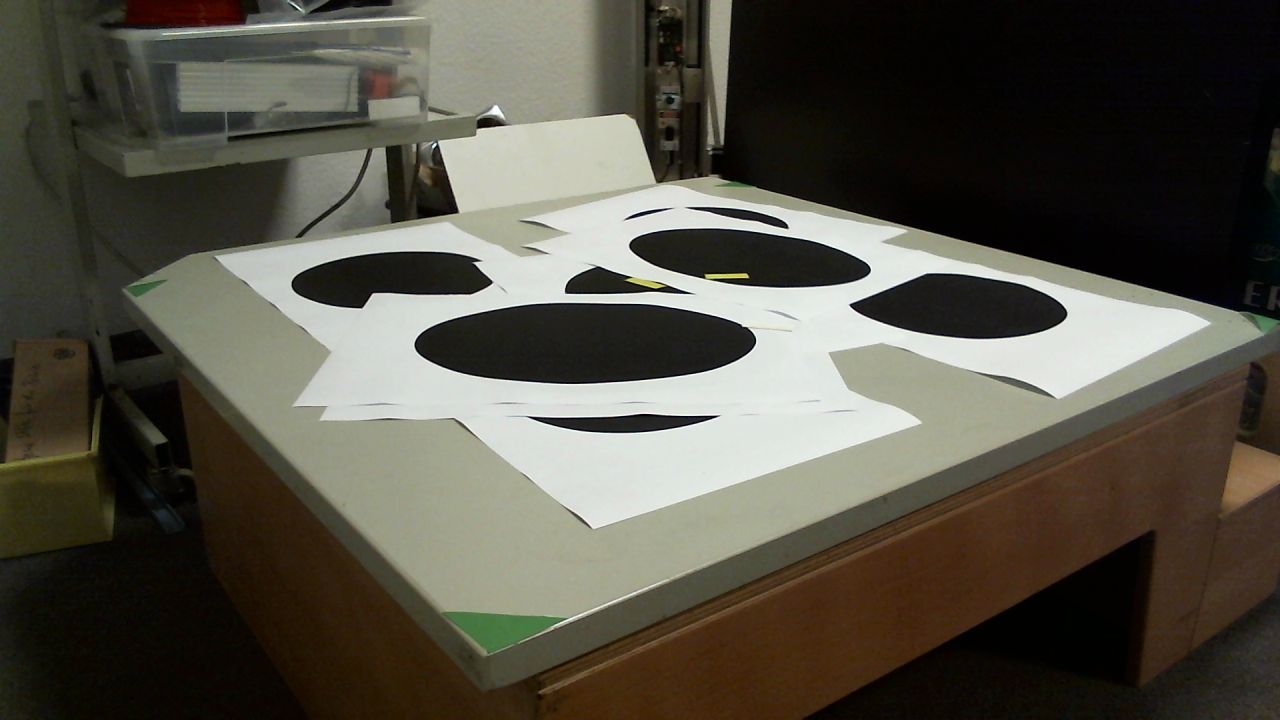
#> input picture dustbin/testlaser9.png, 1280 x 720 px
$ python ctest.py
#> lines starting #> are read from the running program, lines starting #| are printed output that depends on the picture
import cv2
import cv2.cv as cv
import numpy

baseImg = cv2.imread("testlaser9.png")
#> baseImg is the input picture: shape (720, 1280, 3); mean B, G, R 70, 81.1, 84.3

sourceMatrix = numpy.float32([[705,160],[183,276],[618,631],[1225,305]])
pts2 = [[720,0], [720,720], [0,720], [0,0]]

#Map the edges counterclockwise, starting with the upper right corner
normalizedSource = []
normalizedSource.append(sourceMatrix[sourceMatrix.argmax(axis=0)][0]) #Rightmost edge -> Upper right corner
normalizedSource.append(sourceMatrix[sourceMatrix.argmax(axis=0)][1]) #Lowest edge -> Lower right corner
normalizedSource.append(sourceMatrix[sourceMatrix.argmin(axis=0)][0]) #Leftmost edge -> Lower left corner
normalizedSource.append(sourceMatrix[sourceMatrix.argmin(axis=0)][1]) #Highest edge -> Upper left corner

print(normalizedSource)
transformationMatrix = cv2.getPerspectiveTransform(numpy.float32(normalizedSource), numpy.float32(pts2))
dst = cv2.warpPerspective(baseImg, transformationMatrix , (720,720), flags=cv2.INTER_NEAREST)
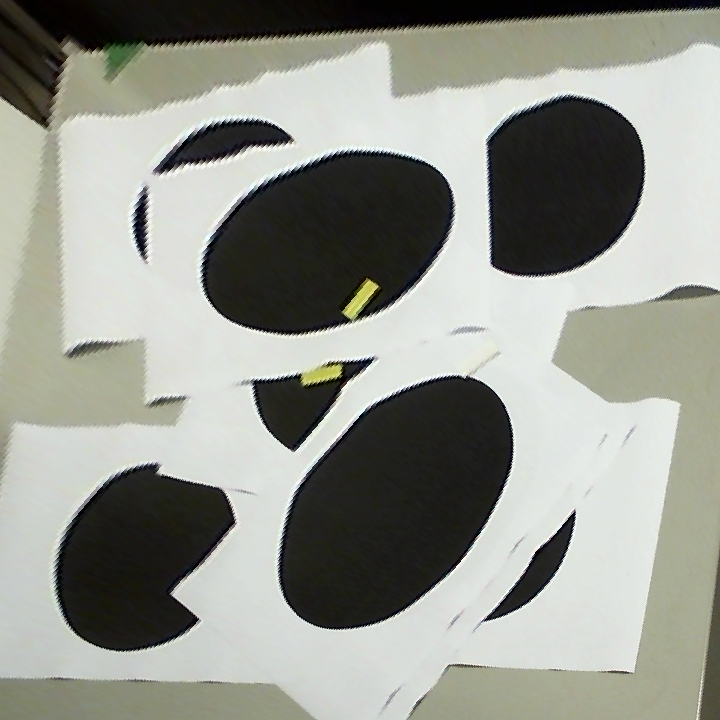
#> dst: shape (720, 720, 3); mean B, G, R 141.2, 149.6, 147.4

cv2.imshow("Mask", dst)
cv2.waitKey(0)

$ run again, with dustbin/testlaser10.png copied over dustbin/testlaser9.png
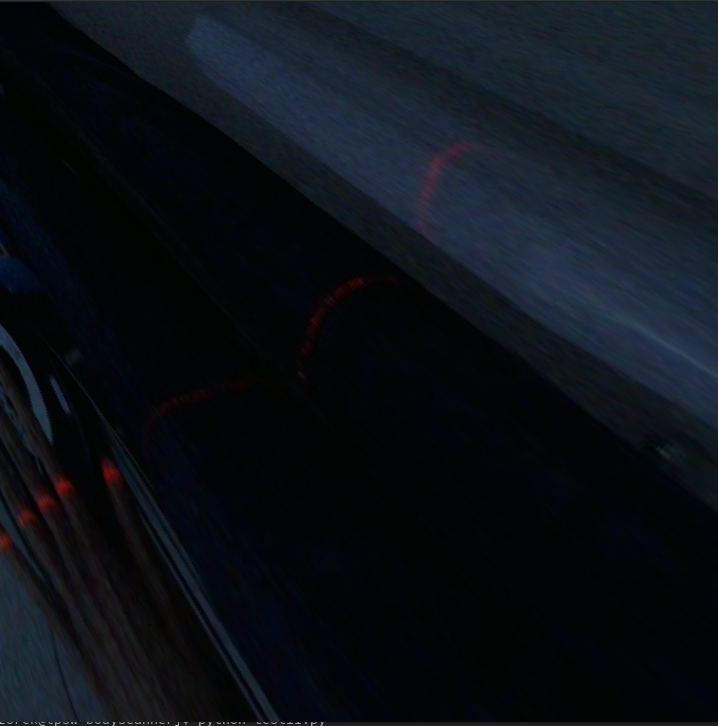
#> input picture dustbin/testlaser10.png, 718 x 726 px
#> baseImg is the input picture: shape (726, 718, 3); mean B, G, R 23.1, 16.6, 12.4
#> `dst = cv2.warpPerspective(baseImg, transformationMatrix , (720,720), f..`:
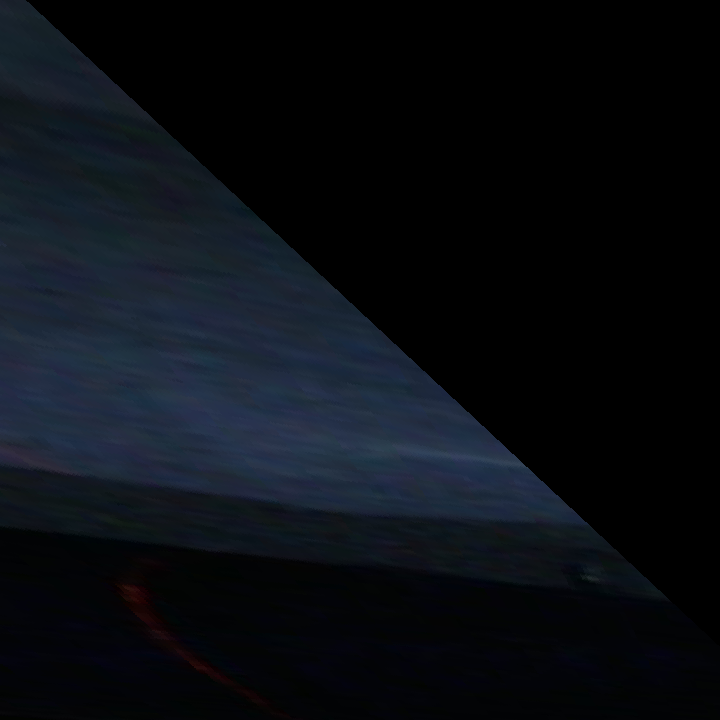
#> dst: shape (720, 720, 3); mean B, G, R 19.2, 13.7, 10

$ run again, with dustbin/testlaser11.png copied over dustbin/testlaser9.png
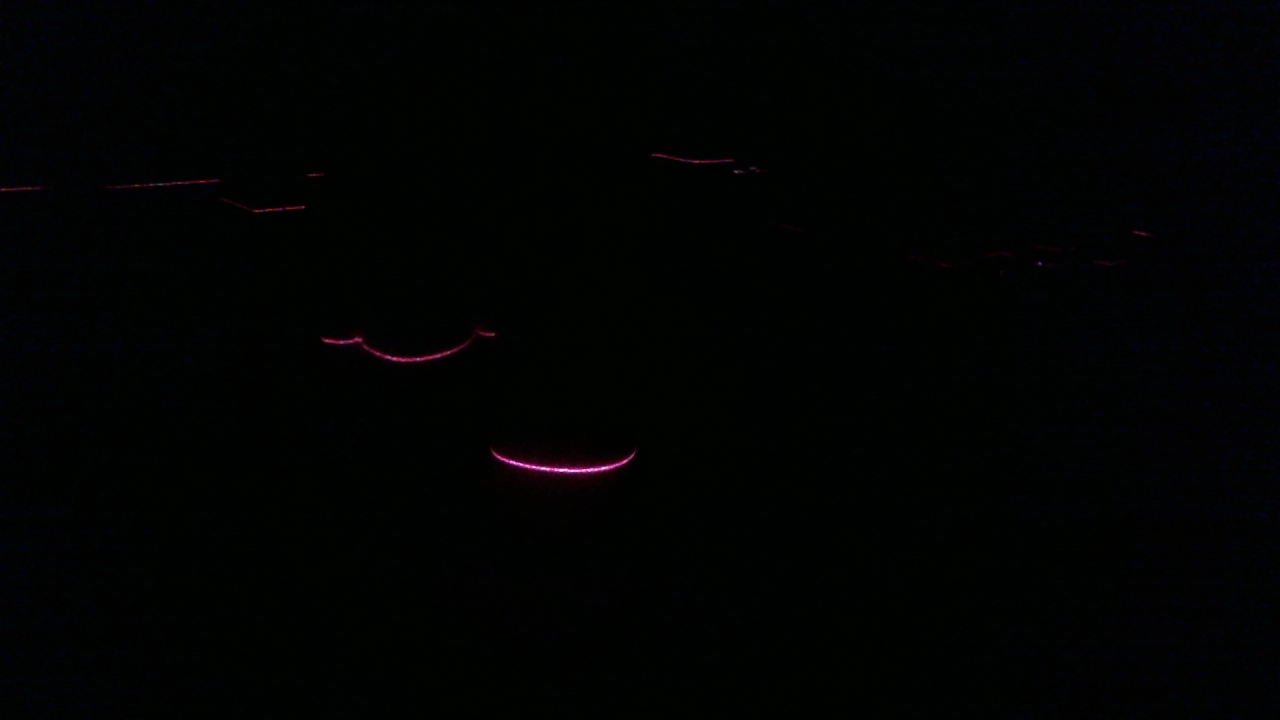
#> input picture dustbin/testlaser11.png, 1280 x 720 px
#> baseImg is the input picture: shape (720, 1280, 3); mean B, G, R 1.7, 2.4, 1
#> `dst = cv2.warpPerspective(baseImg, transformationMatrix , (720,720), f..`:
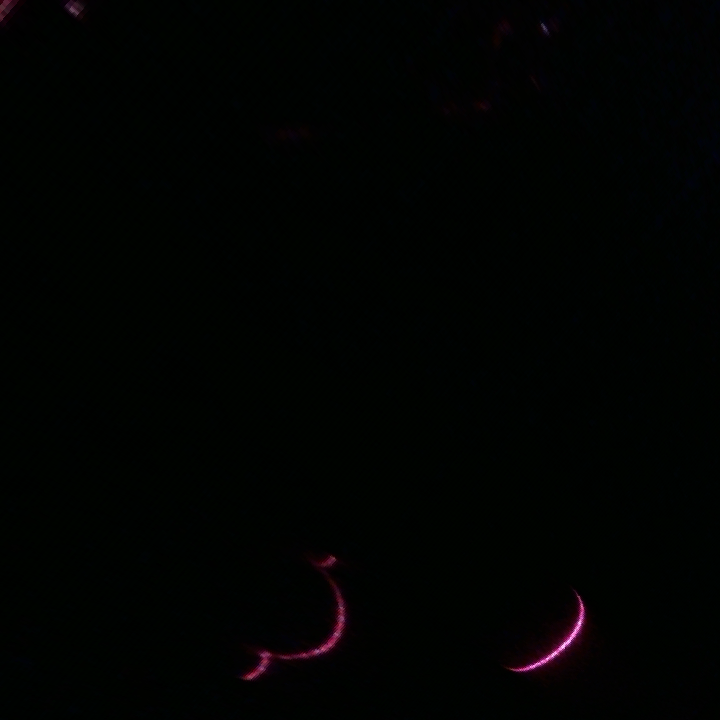
#> dst: shape (720, 720, 3); mean B, G, R 1.2, 2.5, 1.1

$ run again, with dustbin/testlaser2.png copied over dustbin/testlaser9.png
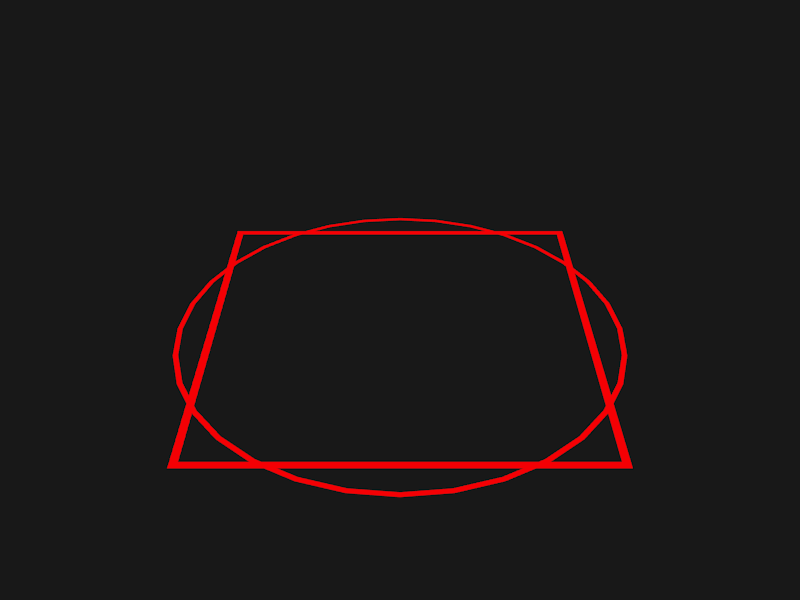
#> input picture dustbin/testlaser2.png, 800 x 600 px
#> baseImg is the input picture: shape (600, 800, 3); mean B, G, R 23.5, 23.4, 29.6
#> `dst = cv2.warpPerspective(baseImg, transformationMatrix , (720,720), f..`:
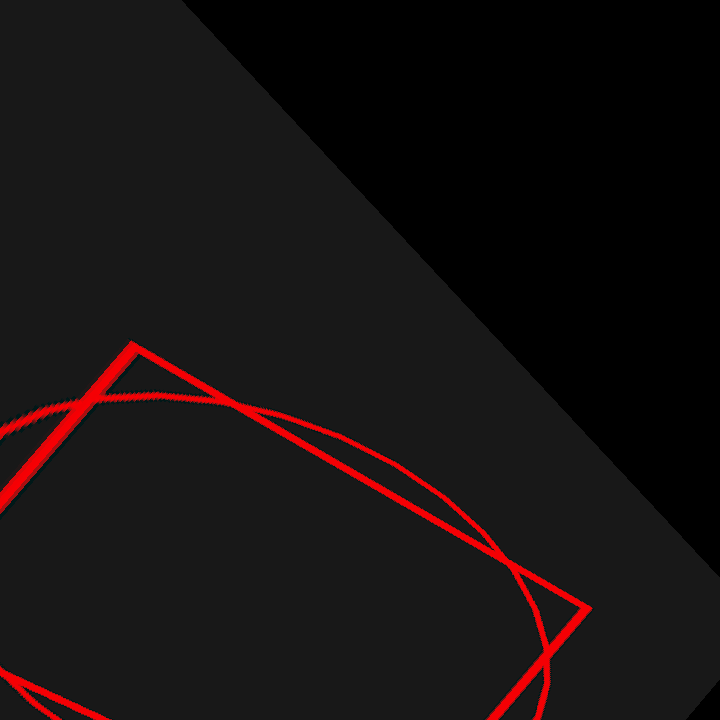
#> dst: shape (720, 720, 3); mean B, G, R 16.3, 16.2, 21.9
